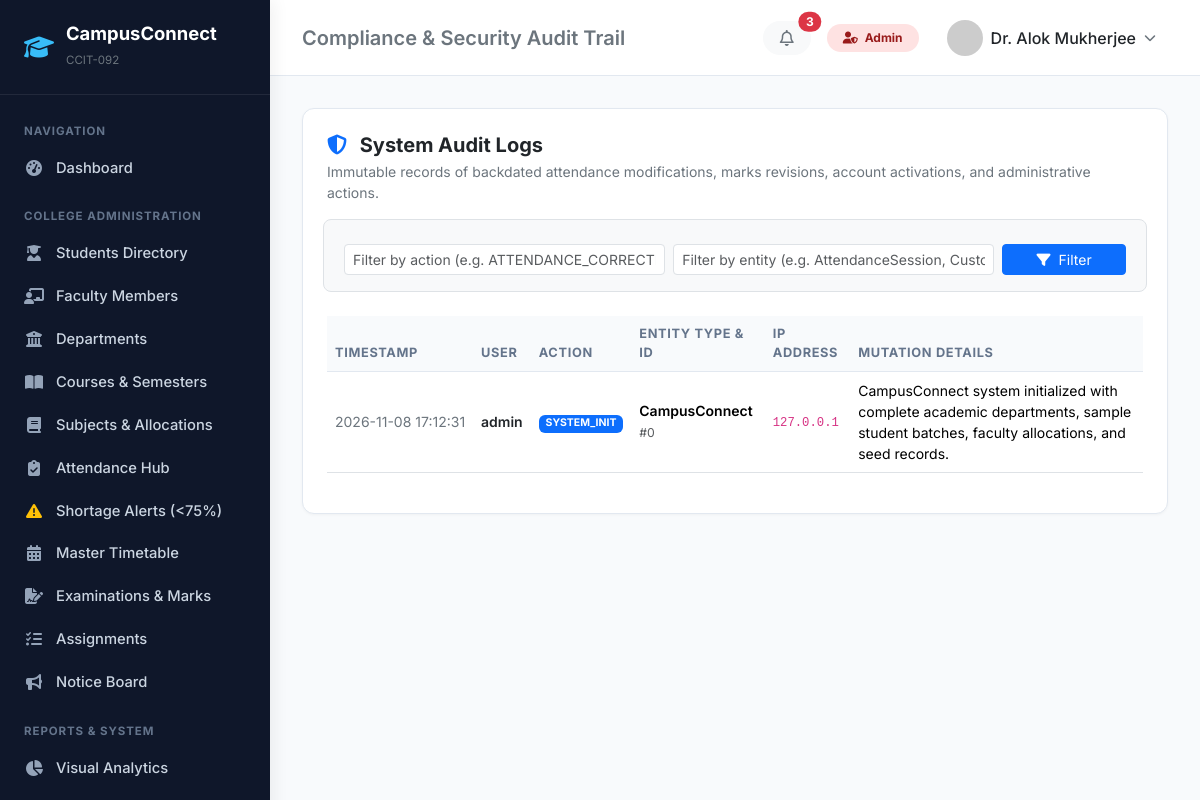
The page /reports/audit-logs/ (signed in) on the database its author committed.
### accounts/models.py (models this page shows, shortened)
class CustomUser(AbstractUser):
    ROLE_ADMIN = 'ADMIN'
    ROLE_FACULTY = 'FACULTY'
    ROLE_STUDENT = 'STUDENT'
    ROLE_CHOICES = [
        (ROLE_ADMIN, 'Administrator'),
        (ROLE_FACULTY, 'Faculty / Professor'),
        (ROLE_STUDENT, 'Student'),
    ]
    role = models.CharField(max_length=20, choices=ROLE_CHOICES, default=ROLE_STUDENT)
    phone = models.CharField(max_length=15, blank=True, null=True)
    profile_picture = models.ImageField(upload_to='profiles/', blank=True, null=True)
    address = models.TextField(blank=True, null=True)
    date_of_birth = models.DateField(blank=True, null=True)
    @property
    def is_admin_role(self):
        return self.role == self.ROLE_ADMIN or self.is_superuser
    @property
    def is_faculty_role(self):
        return self.role == self.ROLE_FACULTY
    @property
    def is_student_role(self):
        return self.role == self.ROLE_STUDENT
    @property
    def avatar_url(self):
        if self.profile_picture and hasattr(self.profile_picture, 'url'):
            return self.profile_picture.url
        return f"https://ui-avatars.com/api/?name={self.username}&background=4f46e5&color=fff&size=128"

### reports/models.py (models this page shows, shortened)
class AuditLog(models.Model):
    user = models.ForeignKey(settings.AUTH_USER_MODEL, on_delete=models.SET_NULL, null=True, blank=True, related_name='audit_logs')
    action = models.CharField(max_length=60)  # e.g., ATTENDANCE_CORRECTION, MARKS_MODIFIED, STUDENT_ARCHIVED
    entity_type = models.CharField(max_length=60)  # e.g., AttendanceRecord, Marks, Student
    entity_id = models.CharField(max_length=60)
    details = models.TextField()
    ip_address = models.GenericIPAddressField(null=True, blank=True)
    timestamp = models.DateTimeField(auto_now_add=True)
    class Meta:
        ordering = ['-timestamp']

### reports/views.py (the view)
# urls.py: path('audit-logs/', views.AuditLogListView.as_view(), name='audit_log_list'),
class AuditLogListView(AdminRequiredMixin, ListView):
    model = AuditLog
    template_name = 'reports/audit_logs.html'
    context_object_name = 'logs'
    paginate_by = 30
    def get_queryset(self):
        qs = AuditLog.objects.select_related('user')
        action = self.request.GET.get('action')
        entity = self.request.GET.get('entity')
        if action:
            qs = qs.filter(action__icontains=action)
        if entity:
            qs = qs.filter(entity_type__icontains=entity)
        return qs.order_by('-timestamp')
    def get_context_data(self, **kwargs):
        ctx = super().get_context_data(**kwargs)
        ctx['selected_action'] = self.request.GET.get('action', '')
        ctx['selected_entity'] = self.request.GET.get('entity', '')
        return ctx

### accounts/permissions.py (called while the page is built)
    def test_func(self):
        return self.request.user.is_authenticated and self.request.user.is_admin_role

### templates/reports/audit_logs.html (shortened to what this page needs)
{% extends 'base.html' %}
{% block page_heading %}Compliance & Security Audit Trail{% endblock %}
{% block content %}
<div class="card p-4">
    <div class="d-flex flex-wrap justify-content-between align-items-center gap-3 mb-4">
        <div>
            <h5 class="fw-bold mb-1"><i class="fa-solid fa-shield-halved text-primary me-2"></i> System Audit Logs</h5>
            <p class="text-secondary small mb-0">Immutable records of backdated attendance modifications, marks revisions, account activations, and administrative actions.</p>
        </div>
    </div>
    <form method="get" class="row g-2 mb-4 bg-light p-3 rounded-3 border">
        <div class="col-md-5">
            <input type="text" name="action" class="form-control form-control-sm" placeholder="Filter by action (e.g. ATTENDANCE_CORRECTION, MARKS)..." value="{{ selected_action }}">
        </div>
        <div class="col-md-5">
            <input type="text" name="entity" class="form-control form-control-sm" placeholder="Filter by entity (e.g. AttendanceSession, CustomUser)..." value="{{ selected_entity }}">
        </div>
        <div class="col-md-2">
            <button type="submit" class="btn btn-sm btn-primary w-100"><i class="fa-solid fa-filter me-1"></i> Filter</button>
        </div>
    </form>
    <div class="table-responsive">
        <table class="table table-hover align-middle small">
            <thead>
                <tr>
                    <th>Timestamp</th>
                    <th>User</th>
                    <th>Action</th>
                    <th>Entity Type & ID</th>
                    <th>IP Address</th>
                    <th>Mutation Details</th>
                </tr>
            </thead>
            <tbody>
                {% for log in logs %}
                    <tr>
                        <td class="text-nowrap text-secondary">{{ log.timestamp|date:"Y-m-d H:i:s" }}</td>
                        <td>
                            {% if log.user %}
                                <span class="fw-semibold text-dark">{{ log.user.username }}</span>
                            {% else %}
                                <span class="badge bg-secondary">System</span>
                            {% endif %}
                        </td>
                        <td>
                            <span class="badge {% if 'CORRECTION' in log.action or 'ARCHIVE' in log.action or 'DEACTIVATE' in log.action %}bg-warning text-dark{% elif 'CREATE' in log.action %}bg-success{% else %}bg-primary{% endif %}">
                                {{ log.action }}
                            </span>
                        </td>
                        <td>
                            <span class="fw-semibold">{{ log.entity_type }}</span>
                            <small class="text-muted">#{{ log.entity_id }}</small>
                        </td>
                        <td><code>{{ log.ip_address|default:"127.0.0.1" }}</code></td>
                        <td>{{ log.details }}</td>
                    </tr>
                {% empty %}
                    <tr><td colspan="6" class="text-center py-4 text-muted">No audit log events found matching your filter.</td></tr>
                {% endfor %}
            </tbody>
        </table>
    </div>
</div>
{% endblock %}

### templates/base.html (shortened to what this page needs)
<!DOCTYPE html>
<html lang="en">
<head>
    <link href="https://cdn.jsdelivr.net/npm/bootstrap@5.3.3/dist/css/bootstrap.min.css" rel="stylesheet">
    <link rel="stylesheet" href="https://cdnjs.cloudflare.com/ajax/libs/font-awesome/6.5.1/css/all.min.css">
</head>
<body>
    <aside class="sidebar">
        <a href="{% url 'dashboard_redirect' %}" class="sidebar-brand">
            <i class="fa-solid fa-graduation-cap"></i>
            <div>
                <span class="d-block" style="line-height: 1.2;">CampusConnect</span>
                <small class="text-secondary fw-normal" style="font-size: 0.72rem;">{{ COLLEGE_CODE }}</small>
            </div>
        </a>
        <div class="nav flex-column py-2">
            <span class="nav-section-title">Navigation</span>
            <a href="{% url 'dashboard_redirect' %}" class="nav-link">
                <i class="fa-solid fa-gauge-high"></i> Dashboard
            </a>
            {% if is_admin %}
                <span class="nav-section-title">College Administration</span>
                <a href="{% url 'student_list' %}" class="nav-link">
                    <i class="fa-solid fa-user-graduate"></i> Students Directory
                </a>
                <a href="{% url 'faculty_list' %}" class="nav-link">
                    <i class="fa-solid fa-chalkboard-user"></i> Faculty Members
                </a>
                <a href="{% url 'department_list' %}" class="nav-link">
                    <i class="fa-solid fa-building-columns"></i> Departments
                </a>
                <a href="{% url 'course_list' %}" class="nav-link">
                    <i class="fa-solid fa-book-open"></i> Courses & Semesters
                </a>
                <a href="{% url 'subject_list' %}" class="nav-link">
                    <i class="fa-solid fa-book"></i> Subjects & Allocations
                </a>
                <a href="{% url 'attendance_session_list' %}" class="nav-link">
                    <i class="fa-solid fa-clipboard-check"></i> Attendance Hub
                </a>
                <a href="{% url 'attendance_shortage_report' %}" class="nav-link">
                    <i class="fa-solid fa-triangle-exclamation text-warning"></i> Shortage Alerts (<75%)
                </a>
                <a href="{% url 'timetable_master' %}" class="nav-link">
                    <i class="fa-solid fa-calendar-days"></i> Master Timetable
                </a>
                <a href="{% url 'examination_list' %}" class="nav-link">
                    <i class="fa-solid fa-file-signature"></i> Examinations & Marks
                </a>
                <a href="{% url 'assignment_list' %}" class="nav-link">
                    <i class="fa-solid fa-tasks"></i> Assignments
                </a>
                <a href="{% url 'notice_list' %}" class="nav-link">
                    <i class="fa-solid fa-bullhorn"></i> Notice Board
                </a>
                <span class="nav-section-title">Reports & System</span>
                <a href="{% url 'reports_analytics' %}" class="nav-link">
                    <i class="fa-solid fa-chart-pie"></i> Visual Analytics
                </a>
                <a href="{% url 'audit_log_list' %}" class="nav-link">
                </a>
            {% endif %}
        </div>
    </aside>
    <div class="main-content">
        <header class="topbar">
            <div class="d-flex align-items-center gap-3">
                <h5 class="mb-0 fw-semibold text-secondary d-none d-md-block">
                    {% block page_heading %}{{ COLLEGE_NAME }}{% endblock %}
                </h5>
            </div>
            <div class="d-flex align-items-center gap-3">
                <a href="{% url 'notice_list' %}" class="btn btn-light position-relative rounded-pill px-3 py-1">
                    <i class="fa-regular fa-bell text-secondary"></i>
                    {% if unread_notices_count > 0 %}
                        <span class="position-absolute top-0 start-100 translate-middle badge rounded-pill bg-danger">
                            {{ unread_notices_count }}
                        </span>
                    {% endif %}
                </a>
                {% if is_admin %}
                    <span class="badge badge-role-admin px-3 py-2 rounded-pill"><i class="fa-solid fa-user-shield me-1"></i> Admin</span>
                {% elif is_faculty %}
                    <span class="badge badge-role-faculty px-3 py-2 rounded-pill"><i class="fa-solid fa-chalkboard-user me-1"></i> Faculty</span>
                {% elif is_student %}
                    <span class="badge badge-role-student px-3 py-2 rounded-pill"><i class="fa-solid fa-user-graduate me-1"></i> Student</span>
                {% endif %}
                <div class="dropdown">
                    <button class="btn btn-white d-flex align-items-center gap-2 border-0" data-bs-toggle="dropdown">
                        <img src="{{ request.user.avatar_url }}" alt="User" class="rounded-circle" width="36" height="36">
                        <span class="fw-medium text-dark d-none d-sm-inline">{{ request.user.get_full_name|default:request.user.username }}</span>
                        <i class="fa-solid fa-chevron-down text-secondary" style="font-size: 0.75rem;"></i>
                    </button>
                </div>
            </div>
        </header>
        <main class="content-body">
            {% block content %}{% endblock %}
        </main>
    </div>
</body>
</html>

### templates/base.html (style rules this page uses)
:root { --brand-primary: #1e3a8a; --brand-secondary: #3b82f6; --brand-accent: #0ea5e9; --bg-canvas: #f8fafc; --sidebar-bg: #0f172a; --sidebar-hover: #1e293b; --card-border: #e2e8f0; }
body { font-family: 'Inter', -apple-system, BlinkMacSystemFont, sans-serif; background-color: var(--bg-canvas); color: #1e293b; min-height: 100vh; }
.sidebar { width: 270px; background-color: var(--sidebar-bg); color: #94a3b8; min-height: 100vh; position: fixed; top: 0; left: 0; z-index: 1030; transition: all 0.3s ease; box-shadow: 4px 0 16px rgba(0,0,0,0.06); overflow-y: auto; }
.sidebar-brand { padding: 1.4rem 1.5rem; border-bottom: 1px solid rgba(255,255,255,0.08); display: flex; align-items: center; gap: 12px; color: #fff; text-decoration: none; font-weight: 700; font-size: 1.15rem; }
.sidebar-brand i { color: #38bdf8; font-size: 1.5rem; }
.nav-section-title { font-size: 0.72rem; text-transform: uppercase; letter-spacing: 0.08em; color: #64748b; padding: 1.2rem 1.5rem 0.4rem; font-weight: 700; }
.sidebar .nav-link { color: #cbd5e1; padding: 0.65rem 1.5rem; display: flex; align-items: center; gap: 12px; font-size: 0.92rem; font-weight: 500; transition: all 0.15s ease; text-decoration: none; }
.sidebar .nav-link i { width: 20px; text-align: center; font-size: 1rem; color: #94a3b8; }
.main-content { margin-left: 270px; min-height: 100vh; display: flex; flex-direction: column; }
.topbar { background: #fff; border-bottom: 1px solid var(--card-border); padding: 0.85rem 2rem; display: flex; justify-content: space-between; align-items: center; position: sticky; top: 0; z-index: 1020; }
.content-body { padding: 2rem; flex: 1; }
.card { border: 1px solid var(--card-border); border-radius: 12px; box-shadow: 0 1px 3px rgba(0,0,0,0.04); background-color: #fff; }
.badge-role-admin { background-color: #fee2e2; color: #991b1b; }
.table thead th { font-size: 0.8rem; text-transform: uppercase; letter-spacing: 0.05em; color: #64748b; background-color: #f8fafc; border-bottom: 1px solid var(--card-border); }

### rows shown on the page
CustomUser: user.get_full_name "Dr. Alok Mukherjee"
AuditLog: timestamp "2026-11-08 17:12:31", user.username "admin", action "SYSTEM_INIT", entity_type "CampusConnect", entity_id "0", ip_address "127.0.0.1", details "CampusConnect system initialized with complete academic departments, sample student batches, faculty allocations, and seed records."

### other values the page prints
{{ COLLEGE_CODE }} "CCIT-092"
{{ unread_notices_count }} "3"
